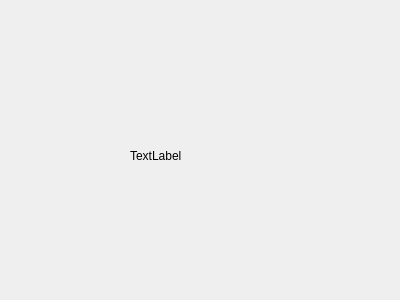
<?xml version="1.0" encoding="UTF-8"?>
<ui version="4.0">
 <class>ShowDataBaseForm</class>
 <widget class="QWidget" name="ShowDataBaseForm">
  <property name="geometry">
   <rect>
    <x>0</x>
    <y>0</y>
    <width>400</width>
    <height>300</height>
   </rect>
  </property>
  <property name="windowTitle">
   <string>Form</string>
  </property>
  <widget class="QLabel" name="label">
   <property name="geometry">
    <rect>
     <x>130</x>
     <y>150</y>
     <width>54</width>
     <height>12</height>
    </rect>
   </property>
   <property name="text">
    <string>TextLabel</string>
   </property>
  </widget>
 </widget>
 <resources/>
 <connections/>
</ui>
